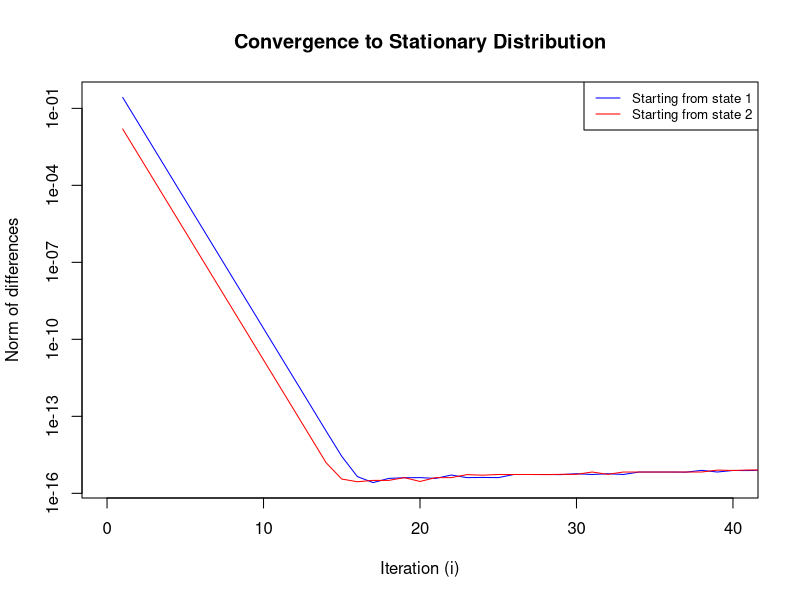
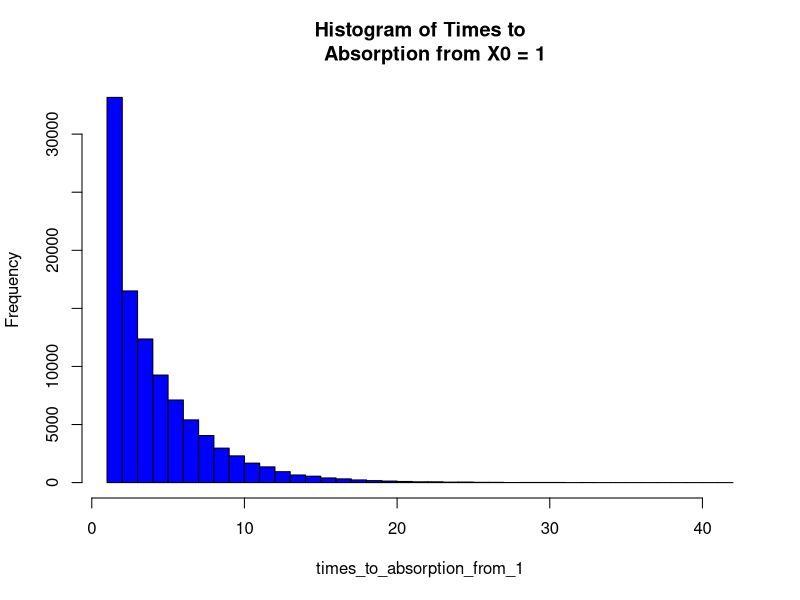
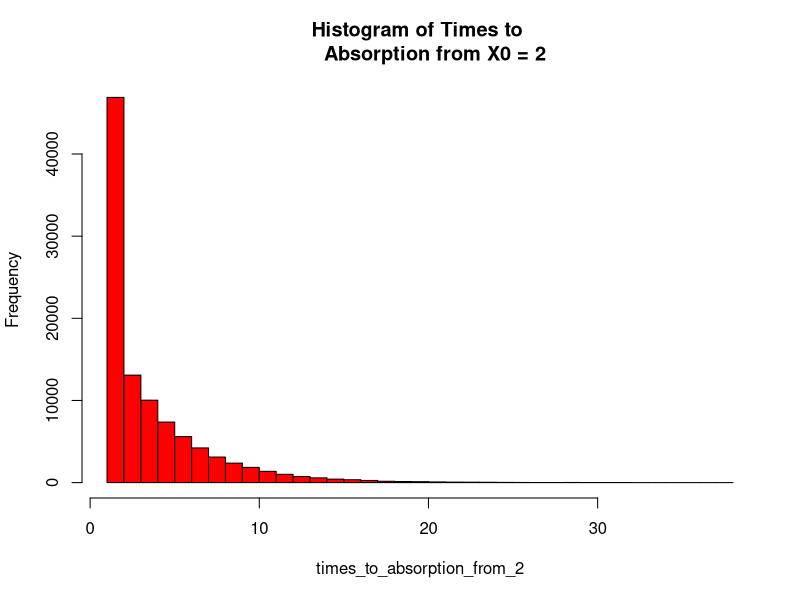

Here is the R script that generated these plots, in order:
## ---- chunk 1
knitr::opts_chunk$set(echo = TRUE)
## ---- chunk 2
library(expm)
## ---- chunk 3
# Define the transition matrix P
P <- matrix(c(0.2, 0.7, 0.1,  # Transitions from state 1 to states 1, 2, 3
              0.2, 0.5, 0.3,  # Transitions from state 2 to states 1, 2, 3
              0.2, 0.4, 0.4), # Transitions from state 3 to states 1, 2, 3
            byrow = TRUE, nrow = 3)

print(P)
## ---- chunk 4
# Function to simulate one step of the Markov chain
simulate_step <- function(current_state, P) {
  transition_probs <- P[current_state, ]
  next_state <- sample(1:3, size = 1, prob = transition_probs)
  return(next_state)
}

# Initialize the starting state
X_0 <- 1

# Simulate 10 steps of the Markov chain
chain <- numeric(10) # store the states
chain[1] <- X_0

for (i in 2:10) {
  chain[i] <- simulate_step(chain[i-1], P)
}

print(chain)
## ---- chunk 5
eigen_values <- eigen(t(P))$values
eigen_vectors <- eigen(t(P))$vectors

# Find the position of the eigenvalue that is closest to 1
index <- which.min(abs(eigen_values - 1))

# Extract the corresponding eigenvector and normalize it to sum to 1
stationary_distribution <- eigen_vectors[,index] / sum(eigen_vectors[,index])

# Since we want a row vector, we transpose the stationary distribution
stationary_distribution <- t(stationary_distribution)

print(stationary_distribution)
## ---- chunk 6
pi_0_a <- c(1, 0, 0) # Starting from state 1
pi_0_b <- c(0, 1, 0) # Starting from state 2 for comparison

# Function to compute the probability distribution after i steps
compute_pi_i <- function(pi_0, P, i) {
  return (pi_0 %*% (P %^% i))
}

iterations <- 100

# Initialize a matrix
norm_differences_a <- numeric(iterations)
norm_differences_b <- numeric(iterations)

# Calculate the norm differences for each step
for (i in 1:iterations) {
  pi_i_a <- compute_pi_i(pi_0_a, P, i)
  pi_i_b <- compute_pi_i(pi_0_b, P, i)
  
  norm_differences_a[i] <- sqrt(sum((pi_i_a - stationary_distribution)^2))
  norm_differences_b[i] <- sqrt(sum((pi_i_b - stationary_distribution)^2))
}

# Plot
plot(1:iterations, norm_differences_a, log = "y",type='l', col='blue',xlim = c(0,40),
     xlab='Iteration (i)', ylab='Norm of differences',
     main='Convergence to Stationary Distribution')
lines(1:iterations, norm_differences_b, log = "y",col='red',xlim = c(0,40))
legend("topright", legend=c("Starting from state 1", "Starting from state 2"),
       col=c("blue", "red"), lty=1, cex=0.8)

## ---- chunk 7
simulate_to_absorption <- function(P, start_state) {
  state <- start_state
  steps <- 0
  while(state != 3) {
    state <- sample(1:3, size = 1, prob = P[state, ])
    steps <- steps + 1
  }
  return(steps)
}

# Number of simulations
num_simulations <- 100000
times_to_absorption_from_1 <- replicate(num_simulations, simulate_to_absorption(P, 1))
times_to_absorption_from_2 <- replicate(num_simulations, simulate_to_absorption(P, 2))

# Plot histograms
hist(times_to_absorption_from_1, breaks = 50, col = 'blue', main = 'Histogram of Times to
     Absorption from X0 = 1')
hist(times_to_absorption_from_2, breaks = 50, col = 'red', main = 'Histogram of Times to 
     Absorption from X0 = 2')

# Compute means
mean_time_from_1 <- mean(times_to_absorption_from_1)
mean_time_from_2 <- mean(times_to_absorption_from_2)

print(mean_time_from_1)
print(mean_time_from_2)

## ---- chunk 8
# Define the transition matrix P, modified to have 0s for transitions out of the absorbing state
P <- matrix(c(0.2, 0.7, 0.1,    # State 1 transitions
              0.2, 0.5, 0.3,    # State 2 transitions
              0,   0,   1),     # State 3 transitions (absorbing state)
            byrow = TRUE, nrow = 3)

# Define the system of equations based on the provided formula
# Since T3 = 0, we only need to calculate T1 and T2

# Coefficients matrix for T1 and T2
A <- matrix(c(1 - P[1, 1], -P[1, 2],
              -P[2, 1], 1 - P[2, 2]), ncol = 2)

b <- c(1, 1)

# Solve for T1 and T2
mean_times <- solve(t(A), b)

# Add T3 which is 0
mean_times <- c(mean_times, 0)
mean_times
